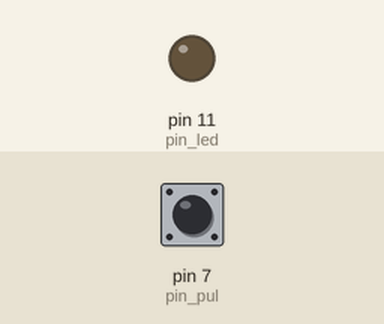
Simulated run of this program. Board: Raspberry Pi (header pin numbers). Parts: output pins drawn as LEDs (lit = HIGH). The inputs (shaded band) are chosen by the test bench; at power-on: pin 7 (pin_pul) HIGH.

Above: at 1.2 s.
1.3 s: pin 7 (pin_pul) pulled LOW for 0.15 s
At 1.37 s:
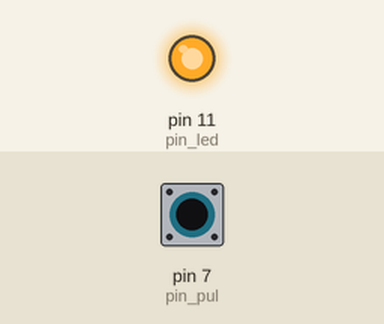
2.9 s: pin 7 (pin_pul) pulled LOW for 3.2 s
At 6.5 s:
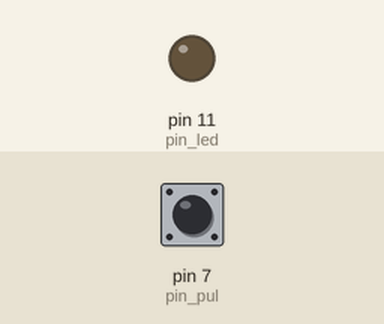
Timing chart, 0 to 8.0 s (numbered marks = the images above; inputs shaded):
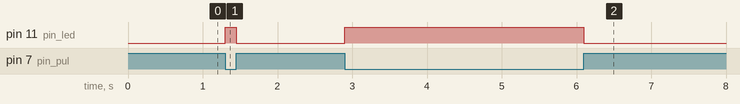

Measured:
- after the input at 1.3 s, pin 11 (pin_led): LOW → HIGH at once, → LOW 0.15 s later
- after the input at 2.9 s, pin 11 (pin_led): LOW → HIGH at once, → LOW 3.2 s later

The program:

ejercicio5.py
```python
#Bueno los leds nos están dando juego suficiente, pero y si invitamos a otro elemento como es un
#botón pulsador y conseguimos encender dicho led cuando se pulse y se apague cuando no se esté
#pulsando.


import RPi.GPIO as GPIO
from time import sleep
##
GPIO.setmode(GPIO.BOARD)
##
pin_pul = 7
pin_led = 11
##
GPIO.setup(pin_pul, GPIO.IN, pull_up_down=GPIO.PUD_UP) #El pulsador, entrada
GPIO.setup(pin_led, GPIO.OUT)#Led, salida
##
try:
  while True:
    pulsado = GPIO.input(pin_pul)
    if pulsado == GPIO.LOW:
      GPIO.output(pin_led, True) #enciende el led
      #print('Pulsado')
    else:
    #pulsado == GPIO.UP:
      GPIO.output(pin_led, False) #apaga el led
  time.sleep(0.2)
except KeyboardInterrupt:
  GPIO.cleanup()
  print('/n' 'Finalizado manualmente')
```
